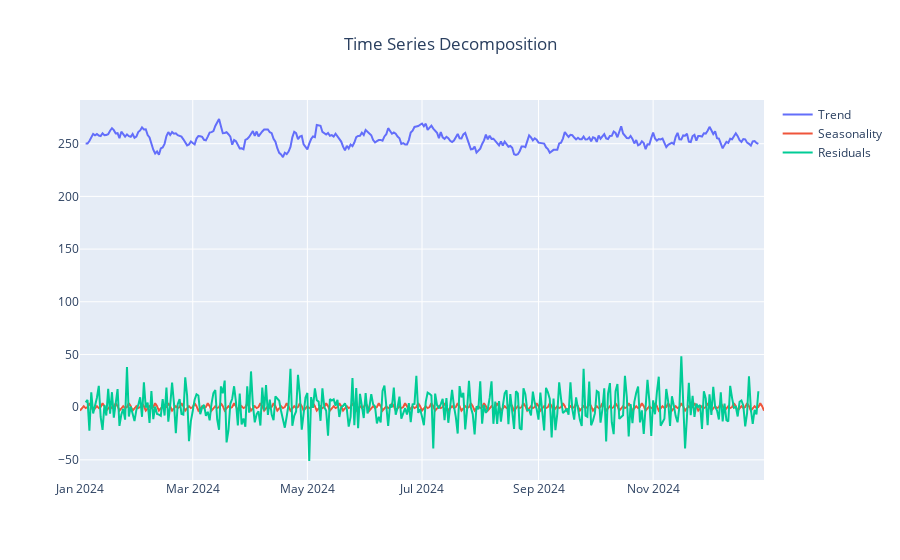

The notebook cell this image was saved under:
### Code cell
# --- 3. Time Series Decomposition ---
# Decompose the time series to observe trend, seasonality, and residuals
decomposition = seasonal_decompose(daily_completed_rides['ride_count'], model='additive', period=7) # Assuming weekly seasonality (period=7)

# Plot the decomposition
print("\n--- Decomposing the time series ---")
fig = go.Figure()
fig.add_trace(go.Scatter(x=decomposition.trend.index, y=decomposition.trend, mode='lines', name='Trend'))
fig.add_trace(go.Scatter(x=decomposition.seasonal.index, y=decomposition.seasonal, mode='lines', name='Seasonality'))
fig.add_trace(go.Scatter(x=decomposition.resid.index, y=decomposition.resid, mode='lines', name='Residuals'))
fig.update_layout(title_text="Time Series Decomposition", title_x=0.5)
fig.show()

### Figure 1 — Plotly figure (JSON) as saved in the notebook; plotly's stock layout.template omitted (floating-point values rounded to 4 significant figures; data arrays with more than 128 entries replaced by an {"elided": "..."} marker saying what was removed)
{"data": [{"mode": "lines", "name": "Trend", "type": "scatter", "x": {"elided": "365 str values"}, "y": {"elided": "365 float values"}}, {"mode": "lines", "name": "Seasonality", "type": "scatter", "x": {"elided": "365 str values"}, "y": {"elided": "365 float values"}}, {"mode": "lines", "name": "Residuals", "type": "scatter", "x": {"elided": "365 str values"}, "y": {"elided": "365 float values"}}], "layout": {"autosize": true, "title": {"text": "Time Series Decomposition", "x": 0.5}, "xaxis": {"autorange": true, "range": ["2024-01-01", "2024-12-30"], "type": "date"}, "yaxis": {"autorange": true, "range": [-69.12, 291.5], "type": "linear"}}}
